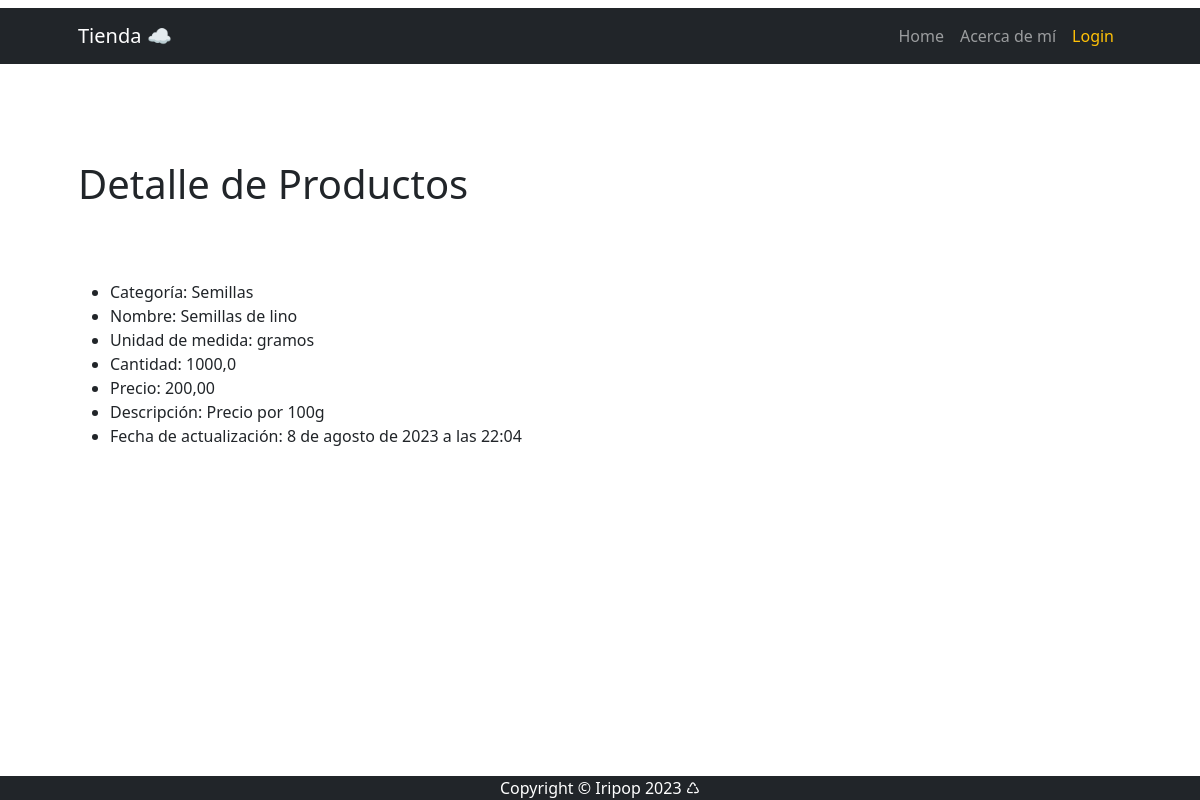
The app's page /producto/detail/5 with its own data.
### apps/producto/models.py (models this page shows, shortened)
class Producto(models.Model):
    categoria = models.ForeignKey(ProductoCategoria, on_delete=models.SET_NULL, blank=True, null=True)
    nombre = models.CharField(max_length=100)
    unidad_de_medida = models.CharField(max_length=100)
    cantidad = models.FloatField()
    precio = models.DecimalField(max_digits=10, decimal_places=2)
    descripcion = models.CharField(max_length=250, null=True, blank=True)
    fecha_actualizacion = models.DateTimeField(
    default=timezone.now, editable=False, verbose_name="fecha de actualización")

class ProductoCategoria(models.Model):
    nombre = models.CharField(max_length=200, unique=True)
    descripcion = models.CharField(
        max_length=250, null=True, blank=True, verbose_name="descripción")
    def __str__(self):
        return self.nombre
    class Meta:
        verbose_name = "categoría de productos"
        verbose_name_plural = "categorías de productos"

### apps/producto/views.py (the view)
# urls.py: path("producto/detail/<int:pk>", views.ProductoDetail.as_view(), name="producto_detail"),
class ProductoDetail(DetailView):
    model = models.Producto

### apps/producto/templates/producto/producto_detail.html
{% extends 'producto/index.html' %}
{% block INDEX_TITULO %}
    Detalle de Productos
{% endblock INDEX_TITULO %}
{% block INDEX_CONTENIDO %}
    <ul>
        <li>Categoría: {{ object.categoria }} </li>
        <li>Nombre: {{ object.nombre }} </li>
        <li>Unidad de medida: {{ object.unidad_de_medida }} </li>
        <li>Cantidad: {{ object.cantidad }} </li>
        <li>Precio: {{ object.precio }} </li>
        <li>Descripción: {{ object.descripcion }}
        <li>Fecha de actualización: {{ object.fecha_actualizacion }} </li>
    </ul>
{% endblock INDEX_CONTENIDO %}

### records on screen
Producto: categoria "Semillas", nombre "Semillas de lino", unidad_de_medida "gramos", cantidad "1000,0", precio "200,00", descripcion "Precio por 100g", fecha_actualizacion "8 de agosto de 2023 a las 22:04"
